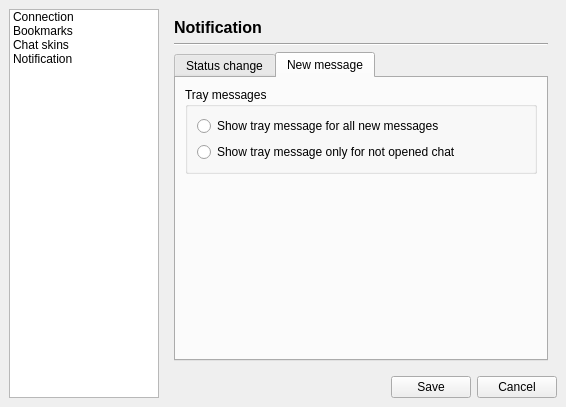
<ui version="4.0" >
 <class>preferences</class>
 <widget class="QDialog" name="preferences" >
  <property name="geometry" >
   <rect>
    <x>0</x>
    <y>0</y>
    <width>566</width>
    <height>407</height>
   </rect>
  </property>
  <property name="windowTitle" >
   <string>Jabbim - Preferences</string>
  </property>
  <property name="windowIcon" >
   <iconset>images/16x16/jgames.png</iconset>
  </property>
  <layout class="QGridLayout" >
   <property name="margin" >
    <number>9</number>
   </property>
   <property name="spacing" >
    <number>6</number>
   </property>
   <item row="0" column="1" colspan="2" >
    <widget class="QStackedWidget" name="stackedWidget" >
     <property name="currentIndex" >
      <number>3</number>
     </property>
     <widget class="QWidget" name="userPreferences" >
      <layout class="QGridLayout" >
       <property name="margin" >
        <number>9</number>
       </property>
       <property name="spacing" >
        <number>6</number>
       </property>
       <item row="3" column="1" >
        <spacer>
         <property name="orientation" >
          <enum>Qt::Horizontal</enum>
         </property>
         <property name="sizeHint" >
          <size>
           <width>111</width>
           <height>20</height>
          </size>
         </property>
        </spacer>
       </item>
       <item row="1" column="0" colspan="2" >
        <widget class="Line" name="line" >
         <property name="orientation" >
          <enum>Qt::Horizontal</enum>
         </property>
        </widget>
       </item>
       <item row="0" column="0" >
        <widget class="QLabel" name="label" >
         <property name="text" >
          <string>&lt;html>&lt;head>&lt;meta name="qrichtext" content="1" />&lt;style type="text/css">
p, li { white-space: pre-wrap; }
&lt;/style>&lt;/head>&lt;body style=" font-family:'Sans Serif'; font-size:9pt; font-weight:400; font-style:normal; text-decoration:none;">
&lt;p style=" margin-top:0px; margin-bottom:0px; margin-left:0px; margin-right:0px; -qt-block-indent:0; text-indent:0px;">&lt;span style=" font-size:12pt; font-weight:600;">Connection&lt;/span>&lt;/p>&lt;/body>&lt;/html></string>
         </property>
        </widget>
       </item>
       <item rowspan="2" row="2" column="0" >
        <layout class="QHBoxLayout" >
         <property name="margin" >
          <number>0</number>
         </property>
         <property name="spacing" >
          <number>6</number>
         </property>
         <item>
          <layout class="QVBoxLayout" >
           <property name="margin" >
            <number>0</number>
           </property>
           <property name="spacing" >
            <number>6</number>
           </property>
           <item>
            <widget class="QLabel" name="label_2" >
             <property name="text" >
              <string>Jabber ID:</string>
             </property>
            </widget>
           </item>
           <item>
            <widget class="QLabel" name="label_3" >
             <property name="text" >
              <string>Password:</string>
             </property>
            </widget>
           </item>
          </layout>
         </item>
         <item>
          <layout class="QVBoxLayout" >
           <property name="margin" >
            <number>0</number>
           </property>
           <property name="spacing" >
            <number>6</number>
           </property>
           <item>
            <widget class="QLineEdit" name="jid" >
             <property name="minimumSize" >
              <size>
               <width>150</width>
               <height>0</height>
              </size>
             </property>
             <property name="maximumSize" >
              <size>
               <width>16777215</width>
               <height>16777215</height>
              </size>
             </property>
            </widget>
           </item>
           <item>
            <widget class="QLineEdit" name="password" >
             <property name="echoMode" >
              <enum>QLineEdit::Password</enum>
             </property>
            </widget>
           </item>
          </layout>
         </item>
        </layout>
       </item>
       <item row="4" column="0" colspan="2" >
        <widget class="QGroupBox" name="groupBox" >
         <property name="title" >
          <string>Proxy settings</string>
         </property>
         <layout class="QGridLayout" >
          <property name="margin" >
           <number>9</number>
          </property>
          <property name="spacing" >
           <number>6</number>
          </property>
          <item row="0" column="0" >
           <layout class="QHBoxLayout" >
            <property name="margin" >
             <number>0</number>
            </property>
            <property name="spacing" >
             <number>6</number>
            </property>
            <item>
             <layout class="QVBoxLayout" >
              <property name="margin" >
               <number>0</number>
              </property>
              <property name="spacing" >
               <number>6</number>
              </property>
              <item>
               <widget class="QLabel" name="label_6" >
                <property name="text" >
                 <string>Proxy type:</string>
                </property>
               </widget>
              </item>
              <item>
               <widget class="QLabel" name="label_9" >
                <property name="text" >
                 <string>Server:</string>
                </property>
               </widget>
              </item>
              <item>
               <widget class="QLabel" name="label_10" >
                <property name="text" >
                 <string>Port:</string>
                </property>
               </widget>
              </item>
              <item>
               <widget class="QLabel" name="label_7" >
                <property name="text" >
                 <string>User name:</string>
                </property>
               </widget>
              </item>
              <item>
               <widget class="QLabel" name="label_8" >
                <property name="text" >
                 <string>Password:</string>
                </property>
               </widget>
              </item>
             </layout>
            </item>
            <item>
             <layout class="QVBoxLayout" >
              <property name="margin" >
               <number>0</number>
              </property>
              <property name="spacing" >
               <number>6</number>
              </property>
              <item>
               <widget class="QComboBox" name="proxy_type" >
                <item>
                 <property name="text" >
                  <string>None</string>
                 </property>
                </item>
                <item>
                 <property name="text" >
                  <string>HTTP Proxy</string>
                 </property>
                </item>
                <item>
                 <property name="text" >
                  <string>SOCKS4</string>
                 </property>
                </item>
                <item>
                 <property name="text" >
                  <string>SOCKS5</string>
                 </property>
                </item>
               </widget>
              </item>
              <item>
               <widget class="QLineEdit" name="proxy_server" />
              </item>
              <item>
               <widget class="QLineEdit" name="proxy_port" />
              </item>
              <item>
               <widget class="QLineEdit" name="proxy_username" />
              </item>
              <item>
               <widget class="QLineEdit" name="proxy_password" >
                <property name="echoMode" >
                 <enum>QLineEdit::Password</enum>
                </property>
               </widget>
              </item>
             </layout>
            </item>
           </layout>
          </item>
         </layout>
        </widget>
       </item>
      </layout>
     </widget>
     <widget class="QWidget" name="page" >
      <layout class="QGridLayout" >
       <property name="margin" >
        <number>9</number>
       </property>
       <property name="spacing" >
        <number>6</number>
       </property>
       <item row="1" column="0" colspan="4" >
        <widget class="Line" name="line_3" >
         <property name="orientation" >
          <enum>Qt::Horizontal</enum>
         </property>
        </widget>
       </item>
       <item row="0" column="0" colspan="4" >
        <widget class="QLabel" name="label_4" >
         <property name="text" >
          <string>&lt;html>&lt;head>&lt;meta name="qrichtext" content="1" />&lt;style type="text/css">
p, li { white-space: pre-wrap; }
&lt;/style>&lt;/head>&lt;body style=" font-family:'Sans Serif'; font-size:9pt; font-weight:400; font-style:normal; text-decoration:none;">
&lt;p style=" margin-top:0px; margin-bottom:0px; margin-left:0px; margin-right:0px; -qt-block-indent:0; text-indent:0px;">&lt;span style=" font-size:12pt; font-weight:600;">Bookmarks&lt;/span>&lt;/p>&lt;/body>&lt;/html></string>
         </property>
        </widget>
       </item>
       <item row="2" column="0" colspan="4" >
        <widget class="QTreeWidget" name="bookmarks" >
         <property name="rootIsDecorated" >
          <bool>false</bool>
         </property>
         <property name="sortingEnabled" >
          <bool>true</bool>
         </property>
         <column>
          <property name="text" >
           <string>Room</string>
          </property>
         </column>
         <column>
          <property name="text" >
           <string>Nickname</string>
          </property>
         </column>
        </widget>
       </item>
       <item row="3" column="3" >
        <widget class="QPushButton" name="removeBookmark" >
         <property name="text" >
          <string>Remove</string>
         </property>
        </widget>
       </item>
       <item row="3" column="2" >
        <widget class="QPushButton" name="editBookmark" >
         <property name="text" >
          <string>Edit</string>
         </property>
        </widget>
       </item>
       <item row="3" column="1" >
        <widget class="QPushButton" name="addBookmark" >
         <property name="text" >
          <string>Add</string>
         </property>
        </widget>
       </item>
       <item row="3" column="0" >
        <spacer>
         <property name="orientation" >
          <enum>Qt::Horizontal</enum>
         </property>
         <property name="sizeHint" >
          <size>
           <width>71</width>
           <height>20</height>
          </size>
         </property>
        </spacer>
       </item>
      </layout>
     </widget>
     <widget class="QWidget" name="page_2" >
      <layout class="QGridLayout" >
       <property name="margin" >
        <number>9</number>
       </property>
       <property name="spacing" >
        <number>6</number>
       </property>
       <item row="2" column="0" >
        <widget class="QComboBox" name="chatSkins" >
         <property name="minimumSize" >
          <size>
           <width>130</width>
           <height>0</height>
          </size>
         </property>
        </widget>
       </item>
       <item row="2" column="1" >
        <spacer>
         <property name="orientation" >
          <enum>Qt::Horizontal</enum>
         </property>
         <property name="sizeHint" >
          <size>
           <width>31</width>
           <height>20</height>
          </size>
         </property>
        </spacer>
       </item>
       <item row="1" column="0" colspan="2" >
        <widget class="Line" name="line_4" >
         <property name="orientation" >
          <enum>Qt::Horizontal</enum>
         </property>
        </widget>
       </item>
       <item row="0" column="0" colspan="2" >
        <widget class="QLabel" name="label_5" >
         <property name="text" >
          <string>&lt;html>&lt;head>&lt;meta name="qrichtext" content="1" />&lt;style type="text/css">
p, li { white-space: pre-wrap; }
&lt;/style>&lt;/head>&lt;body style=" font-family:'Sans Serif'; font-size:9pt; font-weight:400; font-style:normal; text-decoration:none;">
&lt;p style=" margin-top:0px; margin-bottom:0px; margin-left:0px; margin-right:0px; -qt-block-indent:0; text-indent:0px;">&lt;span style=" font-size:12pt; font-weight:600;">Chat skins&lt;/span>&lt;/p>&lt;/body>&lt;/html></string>
         </property>
        </widget>
       </item>
       <item row="3" column="0" colspan="2" >
        <widget class="QTextBrowser" name="chatSkinPreview" />
       </item>
      </layout>
     </widget>
     <widget class="QWidget" name="page_3" >
      <layout class="QGridLayout" >
       <property name="margin" >
        <number>9</number>
       </property>
       <property name="spacing" >
        <number>6</number>
       </property>
       <item row="2" column="0" >
        <widget class="QTabWidget" name="tabWidget" >
         <property name="currentIndex" >
          <number>1</number>
         </property>
         <widget class="QWidget" name="tab" >
          <attribute name="title" >
           <string>Status change</string>
          </attribute>
          <layout class="QGridLayout" >
           <property name="margin" >
            <number>9</number>
           </property>
           <property name="spacing" >
            <number>6</number>
           </property>
           <item row="1" column="0" >
            <spacer>
             <property name="orientation" >
              <enum>Qt::Vertical</enum>
             </property>
             <property name="sizeHint" >
              <size>
               <width>20</width>
               <height>131</height>
              </size>
             </property>
            </spacer>
           </item>
           <item row="0" column="0" >
            <widget class="QGroupBox" name="groupBox_2" >
             <property name="title" >
              <string>Tray messages</string>
             </property>
             <layout class="QGridLayout" >
              <property name="margin" >
               <number>9</number>
              </property>
              <property name="spacing" >
               <number>6</number>
              </property>
              <item row="0" column="0" >
               <layout class="QVBoxLayout" >
                <property name="margin" >
                 <number>0</number>
                </property>
                <property name="spacing" >
                 <number>6</number>
                </property>
                <item>
                 <widget class="QRadioButton" name="notificationAll" >
                  <property name="text" >
                   <string>All - Show all status change.</string>
                  </property>
                 </widget>
                </item>
                <item>
                 <widget class="QRadioButton" name="notificationLoggedIn" >
                  <property name="text" >
                   <string>Logged in - Show message only if user logs in.</string>
                  </property>
                 </widget>
                </item>
                <item>
                 <widget class="QRadioButton" name="notificationOnline" >
                  <property name="text" >
                   <string>Online - Show message only if user gets Online.</string>
                  </property>
                 </widget>
                </item>
               </layout>
              </item>
             </layout>
            </widget>
           </item>
          </layout>
         </widget>
         <widget class="QWidget" name="tab_2" >
          <attribute name="title" >
           <string>New message</string>
          </attribute>
          <layout class="QGridLayout" >
           <property name="margin" >
            <number>9</number>
           </property>
           <property name="spacing" >
            <number>6</number>
           </property>
           <item row="1" column="0" >
            <spacer>
             <property name="orientation" >
              <enum>Qt::Vertical</enum>
             </property>
             <property name="sizeHint" >
              <size>
               <width>20</width>
               <height>171</height>
              </size>
             </property>
            </spacer>
           </item>
           <item row="0" column="0" >
            <widget class="QGroupBox" name="groupBox_3" >
             <property name="title" >
              <string>Tray messages</string>
             </property>
             <layout class="QGridLayout" >
              <property name="margin" >
               <number>9</number>
              </property>
              <property name="spacing" >
               <number>6</number>
              </property>
              <item row="0" column="0" >
               <layout class="QVBoxLayout" >
                <property name="margin" >
                 <number>0</number>
                </property>
                <property name="spacing" >
                 <number>6</number>
                </property>
                <item>
                 <widget class="QRadioButton" name="notification_new_message_all" >
                  <property name="text" >
                   <string>Show tray message for all new messages</string>
                  </property>
                 </widget>
                </item>
                <item>
                 <widget class="QRadioButton" name="notification_new_message_chat" >
                  <property name="text" >
                   <string>Show tray message only for not opened chat</string>
                  </property>
                 </widget>
                </item>
               </layout>
              </item>
             </layout>
            </widget>
           </item>
          </layout>
         </widget>
        </widget>
       </item>
       <item row="0" column="0" >
        <widget class="QLabel" name="label_11" >
         <property name="text" >
          <string>&lt;html>&lt;head>&lt;meta name="qrichtext" content="1" />&lt;style type="text/css">
p, li { white-space: pre-wrap; }
&lt;/style>&lt;/head>&lt;body style=" font-family:'Sans Serif'; font-size:9pt; font-weight:400; font-style:normal; text-decoration:none;">
&lt;p style=" margin-top:0px; margin-bottom:0px; margin-left:0px; margin-right:0px; -qt-block-indent:0; text-indent:0px;">&lt;span style=" font-size:12pt; font-weight:600;">Notification&lt;/span>&lt;/p>&lt;/body>&lt;/html></string>
         </property>
        </widget>
       </item>
       <item row="1" column="0" >
        <widget class="Line" name="line_5" >
         <property name="orientation" >
          <enum>Qt::Horizontal</enum>
         </property>
        </widget>
       </item>
      </layout>
     </widget>
    </widget>
   </item>
   <item rowspan="2" row="0" column="0" >
    <widget class="QListWidget" name="listWidget" >
     <property name="maximumSize" >
      <size>
       <width>150</width>
       <height>16777215</height>
      </size>
     </property>
     <item>
      <property name="text" >
       <string>Connection</string>
      </property>
     </item>
     <item>
      <property name="text" >
       <string>Bookmarks</string>
      </property>
     </item>
     <item>
      <property name="text" >
       <string>Chat skins</string>
      </property>
     </item>
     <item>
      <property name="text" >
       <string>Notification</string>
      </property>
     </item>
    </widget>
   </item>
   <item row="1" column="2" >
    <layout class="QHBoxLayout" >
     <property name="margin" >
      <number>0</number>
     </property>
     <property name="spacing" >
      <number>6</number>
     </property>
     <item>
      <widget class="QPushButton" name="saveButton" >
       <property name="text" >
        <string>Save</string>
       </property>
      </widget>
     </item>
     <item>
      <widget class="QPushButton" name="cancelButton" >
       <property name="text" >
        <string>Cancel</string>
       </property>
      </widget>
     </item>
    </layout>
   </item>
   <item row="1" column="1" >
    <spacer>
     <property name="orientation" >
      <enum>Qt::Horizontal</enum>
     </property>
     <property name="sizeHint" >
      <size>
       <width>141</width>
       <height>20</height>
      </size>
     </property>
    </spacer>
   </item>
  </layout>
 </widget>
 <resources/>
 <connections>
  <connection>
   <sender>cancelButton</sender>
   <signal>clicked()</signal>
   <receiver>preferences</receiver>
   <slot>reject()</slot>
   <hints>
    <hint type="sourcelabel" >
     <x>555</x>
     <y>396</y>
    </hint>
    <hint type="destinationlabel" >
     <x>472</x>
     <y>301</y>
    </hint>
   </hints>
  </connection>
  <connection>
   <sender>saveButton</sender>
   <signal>clicked()</signal>
   <receiver>preferences</receiver>
   <slot>accept()</slot>
   <hints>
    <hint type="sourcelabel" >
     <x>474</x>
     <y>396</y>
    </hint>
    <hint type="destinationlabel" >
     <x>291</x>
     <y>301</y>
    </hint>
   </hints>
  </connection>
  <connection>
   <sender>listWidget</sender>
   <signal>currentRowChanged(int)</signal>
   <receiver>stackedWidget</receiver>
   <slot>setCurrentIndex(int)</slot>
   <hints>
    <hint type="sourcelabel" >
     <x>66</x>
     <y>71</y>
    </hint>
    <hint type="destinationlabel" >
     <x>358</x>
     <y>20</y>
    </hint>
   </hints>
  </connection>
 </connections>
</ui>
